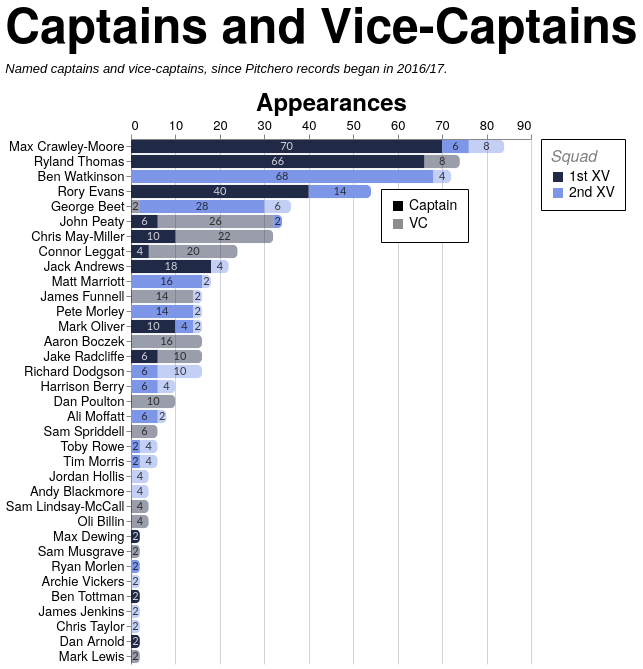

Vega-Lite specification for this chart:
### Vega-Lite specification from a JSON file in a GitHub repository (floating-point values rounded to 4 significant figures; data arrays with more than 128 entries replaced by an {"elided": "..."} marker saying what was removed)
{"config": {"axis": {"labelFont": "PT Sans Narrow, Helvetica Neue, Helvetica, Arial, sans-serif", "titleFont": "PT Sans Narrow, Helvetica Neue, Helvetica, Arial, sans-serif", "labelFontSize": 13, "titleFontSize": 24, "gridColor": "#202947", "gridOpacity": 0.2, "zindex": 1}, "text": {"font": "Lato, sans-serif"}, "bar": {"cornerRadiusEnd": 5}, "header": {"labelFont": "PT Sans Narrow, Helvetica Neue, Helvetica, Arial, sans-serif", "titleFont": "PT Sans Narrow, Helvetica Neue, Helvetica, Arial, sans-serif", "labelFontSize": 24, "titleFontSize": 28, "labelFontWeight": "bold", "orient": "left"}, "legend": {"labelFont": "PT Sans Narrow, Helvetica Neue, Helvetica, Arial, sans-serif", "titleFont": "PT Sans Narrow, Helvetica Neue, Helvetica, Arial, sans-serif", "labelFontSize": 14, "titleFontSize": 16, "titlePadding": 5, "fillColor": "white", "strokeColor": "black", "padding": 10, "titleFontWeight": "lighter", "titleFontStyle": "italic", "titleColor": "gray", "offset": 10}, "title": {"font": "PT Sans Narrow, Helvetica Neue, Helvetica, Arial, sans-serif", "fontSize": 48, "fontWeight": "bold", "anchor": "start", "align": "center", "titlePadding": 20, "subtitlePadding": 10, "subtitleFontSize": 13, "subtitleColor": "", "subtitleFontStyle": "italic", "offset": 15, "color": "black"}, "axisX": {"labelAngle": 0}, "facet": {"title": null, "header": null, "align": {"row": "each", "column": "each"}}, "resolve": {"scale": {"y": "independent", "facet": "independent"}}, "background": "transparent", "scale": {"offsetBandPaddingOuter": 0.2, "offsetBandPaddingInner": 0.1}, "view": {"stroke": null, "background": "transparent"}}, "layer": [{"mark": {"type": "bar"}, "encoding": {"color": {"field": "squad", "legend": {"labelExpr": "datum.value + ' XV'", "orient": "right", "title": "Squad"}, "scale": {"domain": ["1st", "2nd"], "range": ["#202946", "#7d96e8"]}, "sort": ["1st", "2nd"], "type": "nominal"}, "opacity": {"field": "role", "legend": {"legendX": 250, "legendY": 50, "orient": "none", "title": null}, "scale": {"domain": ["Captain", "VC"], "range": [1.0, 0.45]}, "sort": ["Captain", "VC"], "type": "nominal"}, "order": {"field": "stack_order", "sort": "ascending", "type": "quantitative"}, "tooltip": [{"field": "player", "title": "Player", "type": "nominal"}, {"field": "squad", "title": "Squad", "type": "nominal"}, {"field": "role", "title": "Role", "type": "nominal"}, {"field": "games_agg", "title": "Games", "type": "quantitative"}], "x": {"axis": {"orient": "top", "title": "Appearances"}, "field": "games_agg", "stack": "zero", "type": "quantitative"}, "y": {"field": "player", "sort": {"field": "player_total", "op": "max", "order": "descending"}, "title": null, "type": "nominal"}}, "transform": [{"aggregate": [{"op": "sum", "field": "games", "as": "games_agg"}, {"op": "max", "field": "player_total", "as": "player_total"}], "groupby": ["player", "squad", "role", "stack_order"]}]}, {"mark": {"type": "text", "align": "center", "baseline": "middle", "fontSize": 11, "opacity": 0.8}, "encoding": {"color": {"field": "label_color", "legend": null, "scale": null, "type": "nominal"}, "text": {"field": "games_agg", "format": ".0f", "type": "quantitative"}, "x": {"field": "x_mid", "type": "quantitative"}, "y": {"field": "player", "sort": {"field": "player_total", "op": "max", "order": "descending"}, "title": null, "type": "nominal"}}, "transform": [{"aggregate": [{"op": "sum", "field": "games", "as": "games_agg"}, {"op": "max", "field": "player_total", "as": "player_total"}], "groupby": ["player", "squad", "role", "stack_order"]}, {"groupby": ["player"], "stack": "games_agg", "sort": [{"field": "stack_order", "order": "ascending"}], "as": ["x0", "x1"]}, {"calculate": "(datum.x0 + datum.x1) / 2", "as": "x_mid"}, {"calculate": "datum.squad === '1st' && datum.role === 'Captain' ? '#ffffff' : '#111111'", "as": "label_color"}]}], "data": {"name": "data-f4446b62506056e2df96e25c5449ccd0"}, "height": {"step": 15}, "title": {"text": "Captains and Vice-Captains", "subtitle": "Named captains and vice-captains, since Pitchero records began in 2016/17."}, "transform": [{"joinaggregate": [{"op": "sum", "field": "games", "as": "player_total"}], "groupby": ["player"]}], "width": 400, "$schema": "https://vega.github.io/schema/vega-lite/v5.20.1.json", "datasets": {"data-f4446b62506056e2df96e25c5449ccd0": {"elided": "197 records"}}}
